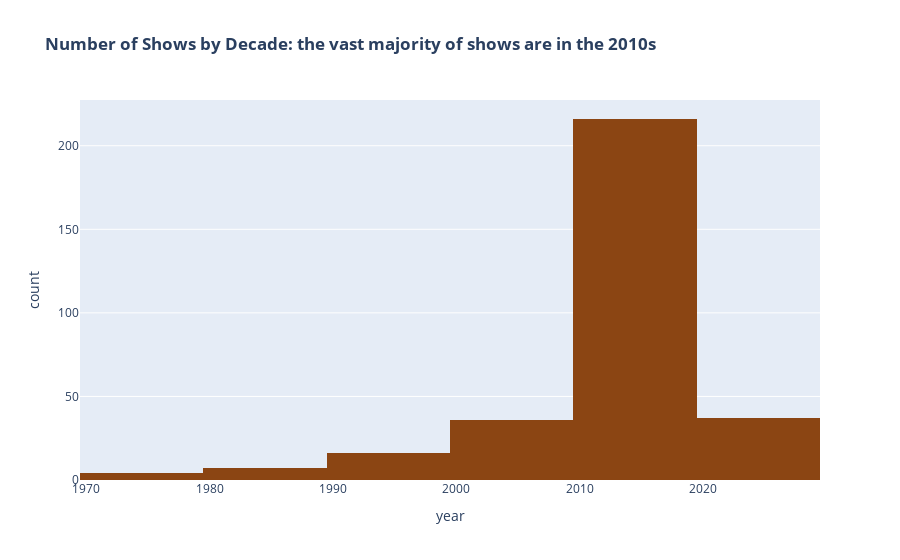

The notebook cell this image was saved under:
### Markdown cell above
## Number of Shows
- By decade
- by artist

### Code cell
fig = px.histogram(metascripts, x = 'year', color_discrete_sequence=['saddlebrown'], title = '<b>Number of Shows by Decade: the vast majority of shows are in the 2010s<b>')
fig.update_traces(xbins_size=10)

### Figure 1 — Plotly figure (JSON) as saved in the notebook; plotly's stock layout.template omitted (floating-point values rounded to 4 significant figures; data arrays with more than 128 entries replaced by an {"elided": "..."} marker saying what was removed)
{"data": [{"alignmentgroup": "True", "bingroup": "x", "hovertemplate": "year=%{x}<br>count=%{y}<extra></extra>", "legendgroup": "", "marker": {"color": "saddlebrown", "pattern": {"shape": ""}}, "name": "", "offsetgroup": "", "orientation": "v", "showlegend": false, "type": "histogram", "x": {"elided": "316 int values"}, "xaxis": "x", "xbins": {"size": 10}, "yaxis": "y"}], "layout": {"barmode": "relative", "legend": {"tracegroupgap": 0}, "title": {"text": "<b>Number of Shows by Decade: the vast majority of shows are in the 2010s<b>"}, "xaxis": {"anchor": "y", "domain": [0, 1], "title": {"text": "year"}}, "yaxis": {"anchor": "x", "domain": [0, 1], "title": {"text": "count"}}}}
